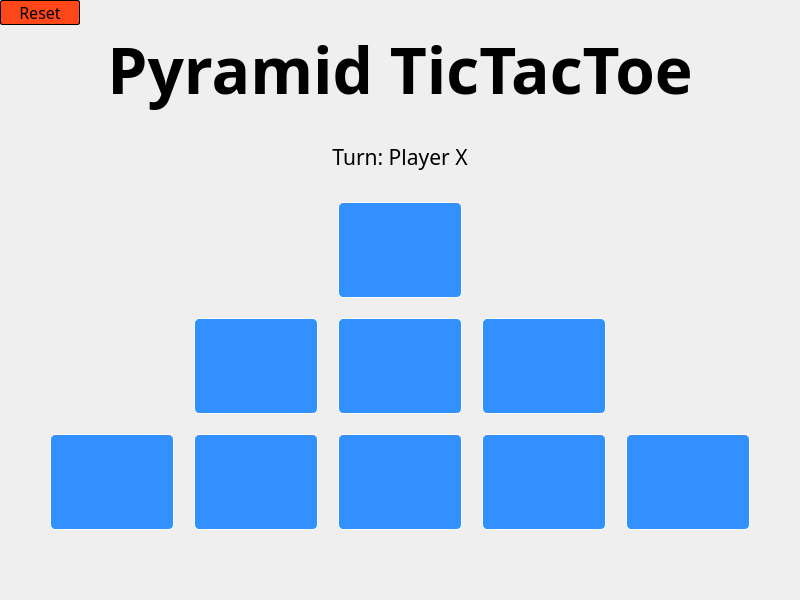
<?xml version="1.0" encoding="UTF-8"?>
<ui version="4.0">
 <class>Pyramid_XO</class>
 <widget class="QWidget" name="Pyramid_XO">
  <property name="geometry">
   <rect>
    <x>0</x>
    <y>0</y>
    <width>800</width>
    <height>600</height>
   </rect>
  </property>
  <property name="windowTitle">
   <string>Form</string>
  </property>
  <layout class="QVBoxLayout" name="verticalLayout">
   <property name="spacing">
    <number>0</number>
   </property>
   <property name="leftMargin">
    <number>0</number>
   </property>
   <property name="topMargin">
    <number>0</number>
   </property>
   <property name="rightMargin">
    <number>0</number>
   </property>
   <property name="bottomMargin">
    <number>0</number>
   </property>
   <item>
    <widget class="QPushButton" name="reset">
     <property name="sizePolicy">
      <sizepolicy hsizetype="Fixed" vsizetype="Fixed">
       <horstretch>0</horstretch>
       <verstretch>0</verstretch>
      </sizepolicy>
     </property>
     <property name="minimumSize">
      <size>
       <width>80</width>
       <height>24</height>
      </size>
     </property>
     <property name="font">
      <font>
       <family>Bahnschrift SemiLight SemiConde</family>
       <pointsize>12</pointsize>
      </font>
     </property>
     <property name="cursor">
      <cursorShape>PointingHandCursor</cursorShape>
     </property>
     <property name="styleSheet">
      <string notr="true">QPushButton {
	background-color: rgb(255, 71, 25);
	border: 0.5px solid rgb(0, 0, 0);
	border-radius: 2px;
}

QPushButton:hover {
	background-color: rgb(255, 101, 29);
}</string>
     </property>
     <property name="text">
      <string>Reset</string>
     </property>
    </widget>
   </item>
   <item>
    <widget class="QLabel" name="label">
     <property name="sizePolicy">
      <sizepolicy hsizetype="Preferred" vsizetype="Fixed">
       <horstretch>0</horstretch>
       <verstretch>0</verstretch>
      </sizepolicy>
     </property>
     <property name="font">
      <font>
       <family>Agency FB</family>
       <pointsize>48</pointsize>
       <bold>true</bold>
      </font>
     </property>
     <property name="text">
      <string>Pyramid TicTacToe</string>
     </property>
     <property name="alignment">
      <set>Qt::AlignCenter</set>
     </property>
    </widget>
   </item>
   <item>
    <widget class="QLabel" name="result">
     <property name="sizePolicy">
      <sizepolicy hsizetype="Preferred" vsizetype="Fixed">
       <horstretch>0</horstretch>
       <verstretch>0</verstretch>
      </sizepolicy>
     </property>
     <property name="font">
      <font>
       <family>Bahnschrift SemiLight SemiConde</family>
       <pointsize>16</pointsize>
       <bold>false</bold>
      </font>
     </property>
     <property name="text">
      <string/>
     </property>
     <property name="alignment">
      <set>Qt::AlignCenter</set>
     </property>
     <property name="margin">
      <number>10</number>
     </property>
    </widget>
   </item>
   <item>
    <widget class="QLabel" name="turn">
     <property name="sizePolicy">
      <sizepolicy hsizetype="Preferred" vsizetype="Fixed">
       <horstretch>0</horstretch>
       <verstretch>0</verstretch>
      </sizepolicy>
     </property>
     <property name="font">
      <font>
       <family>Bahnschrift SemiLight SemiConde</family>
       <pointsize>16</pointsize>
      </font>
     </property>
     <property name="text">
      <string>Turn: Player X</string>
     </property>
     <property name="alignment">
      <set>Qt::AlignCenter</set>
     </property>
     <property name="margin">
      <number>10</number>
     </property>
    </widget>
   </item>
   <item>
    <layout class="QGridLayout" name="gridLayout">
     <property name="leftMargin">
      <number>50</number>
     </property>
     <property name="topMargin">
      <number>30</number>
     </property>
     <property name="rightMargin">
      <number>50</number>
     </property>
     <property name="bottomMargin">
      <number>70</number>
     </property>
     <property name="spacing">
      <number>20</number>
     </property>
     <item row="2" column="3">
      <widget class="QPushButton" name="btn_grid23">
       <property name="sizePolicy">
        <sizepolicy hsizetype="Preferred" vsizetype="Preferred">
         <horstretch>0</horstretch>
         <verstretch>0</verstretch>
        </sizepolicy>
       </property>
       <property name="font">
        <font>
         <family>Segoe MDL2 Assets</family>
         <pointsize>36</pointsize>
        </font>
       </property>
       <property name="cursor">
        <cursorShape>PointingHandCursor</cursorShape>
       </property>
       <property name="styleSheet">
        <string notr="true">QPushButton {
	background-color: rgb(51, 145, 255);
	border: 1px solid rgb(255, 255, 255);
	border-radius: 5px;
}

QPushButton:hover {
	background-color: rgb(128, 187, 255);
}</string>
       </property>
       <property name="text">
        <string/>
       </property>
      </widget>
     </item>
     <item row="2" column="1">
      <widget class="QPushButton" name="btn_grid21">
       <property name="sizePolicy">
        <sizepolicy hsizetype="Preferred" vsizetype="Preferred">
         <horstretch>0</horstretch>
         <verstretch>0</verstretch>
        </sizepolicy>
       </property>
       <property name="font">
        <font>
         <family>Segoe MDL2 Assets</family>
         <pointsize>36</pointsize>
        </font>
       </property>
       <property name="cursor">
        <cursorShape>PointingHandCursor</cursorShape>
       </property>
       <property name="styleSheet">
        <string notr="true">QPushButton {
	background-color: rgb(51, 145, 255);
	border: 1px solid rgb(255, 255, 255);
	border-radius: 5px;
}

QPushButton:hover {
	background-color: rgb(128, 187, 255);
}</string>
       </property>
       <property name="text">
        <string/>
       </property>
      </widget>
     </item>
     <item row="0" column="2">
      <widget class="QPushButton" name="btn_grid00">
       <property name="sizePolicy">
        <sizepolicy hsizetype="Preferred" vsizetype="Preferred">
         <horstretch>0</horstretch>
         <verstretch>0</verstretch>
        </sizepolicy>
       </property>
       <property name="font">
        <font>
         <family>Segoe MDL2 Assets</family>
         <pointsize>36</pointsize>
        </font>
       </property>
       <property name="cursor">
        <cursorShape>PointingHandCursor</cursorShape>
       </property>
       <property name="styleSheet">
        <string notr="true">QPushButton {
	background-color: rgb(51, 145, 255);
	border: 1px solid rgb(255, 255, 255);
	border-radius: 5px;
}

QPushButton:hover {
	background-color: rgb(128, 187, 255);
}</string>
       </property>
       <property name="text">
        <string/>
       </property>
      </widget>
     </item>
     <item row="2" column="4">
      <widget class="QPushButton" name="btn_grid24">
       <property name="sizePolicy">
        <sizepolicy hsizetype="Preferred" vsizetype="Preferred">
         <horstretch>0</horstretch>
         <verstretch>0</verstretch>
        </sizepolicy>
       </property>
       <property name="font">
        <font>
         <family>Segoe MDL2 Assets</family>
         <pointsize>36</pointsize>
        </font>
       </property>
       <property name="cursor">
        <cursorShape>PointingHandCursor</cursorShape>
       </property>
       <property name="styleSheet">
        <string notr="true">QPushButton {
	background-color: rgb(51, 145, 255);
	border: 1px solid rgb(255, 255, 255);
	border-radius: 5px;
}

QPushButton:hover {
	background-color: rgb(128, 187, 255);
}</string>
       </property>
       <property name="text">
        <string/>
       </property>
      </widget>
     </item>
     <item row="1" column="1">
      <widget class="QPushButton" name="btn_grid10">
       <property name="sizePolicy">
        <sizepolicy hsizetype="Preferred" vsizetype="Preferred">
         <horstretch>0</horstretch>
         <verstretch>0</verstretch>
        </sizepolicy>
       </property>
       <property name="font">
        <font>
         <family>Segoe MDL2 Assets</family>
         <pointsize>36</pointsize>
        </font>
       </property>
       <property name="cursor">
        <cursorShape>PointingHandCursor</cursorShape>
       </property>
       <property name="styleSheet">
        <string notr="true">QPushButton {
	background-color: rgb(51, 145, 255);
	border: 1px solid rgb(255, 255, 255);
	border-radius: 5px;
}

QPushButton:hover {
	background-color: rgb(128, 187, 255);
}</string>
       </property>
       <property name="text">
        <string/>
       </property>
      </widget>
     </item>
     <item row="2" column="0">
      <widget class="QPushButton" name="btn_grid20">
       <property name="sizePolicy">
        <sizepolicy hsizetype="Preferred" vsizetype="Preferred">
         <horstretch>0</horstretch>
         <verstretch>0</verstretch>
        </sizepolicy>
       </property>
       <property name="font">
        <font>
         <family>Segoe MDL2 Assets</family>
         <pointsize>36</pointsize>
        </font>
       </property>
       <property name="cursor">
        <cursorShape>PointingHandCursor</cursorShape>
       </property>
       <property name="styleSheet">
        <string notr="true">QPushButton {
	background-color: rgb(51, 145, 255);
	border: 1px solid rgb(255, 255, 255);
	border-radius: 5px;
}

QPushButton:hover {
	background-color: rgb(128, 187, 255);
}</string>
       </property>
       <property name="text">
        <string/>
       </property>
      </widget>
     </item>
     <item row="1" column="3">
      <widget class="QPushButton" name="btn_grid12">
       <property name="sizePolicy">
        <sizepolicy hsizetype="Preferred" vsizetype="Preferred">
         <horstretch>0</horstretch>
         <verstretch>0</verstretch>
        </sizepolicy>
       </property>
       <property name="font">
        <font>
         <family>Segoe MDL2 Assets</family>
         <pointsize>36</pointsize>
        </font>
       </property>
       <property name="cursor">
        <cursorShape>PointingHandCursor</cursorShape>
       </property>
       <property name="styleSheet">
        <string notr="true">QPushButton {
	background-color: rgb(51, 145, 255);
	border: 1px solid rgb(255, 255, 255);
	border-radius: 5px;
}

QPushButton:hover {
	background-color: rgb(128, 187, 255);
}</string>
       </property>
       <property name="text">
        <string/>
       </property>
      </widget>
     </item>
     <item row="2" column="2">
      <widget class="QPushButton" name="btn_grid22">
       <property name="sizePolicy">
        <sizepolicy hsizetype="Preferred" vsizetype="Preferred">
         <horstretch>0</horstretch>
         <verstretch>0</verstretch>
        </sizepolicy>
       </property>
       <property name="font">
        <font>
         <family>Segoe MDL2 Assets</family>
         <pointsize>36</pointsize>
        </font>
       </property>
       <property name="cursor">
        <cursorShape>PointingHandCursor</cursorShape>
       </property>
       <property name="styleSheet">
        <string notr="true">QPushButton {
	background-color: rgb(51, 145, 255);
	border: 1px solid rgb(255, 255, 255);
	border-radius: 5px;
}

QPushButton:hover {
	background-color: rgb(128, 187, 255);
}</string>
       </property>
       <property name="text">
        <string/>
       </property>
      </widget>
     </item>
     <item row="1" column="2">
      <widget class="QPushButton" name="btn_grid11">
       <property name="sizePolicy">
        <sizepolicy hsizetype="Preferred" vsizetype="Preferred">
         <horstretch>0</horstretch>
         <verstretch>0</verstretch>
        </sizepolicy>
       </property>
       <property name="font">
        <font>
         <family>Segoe MDL2 Assets</family>
         <pointsize>36</pointsize>
        </font>
       </property>
       <property name="cursor">
        <cursorShape>PointingHandCursor</cursorShape>
       </property>
       <property name="styleSheet">
        <string notr="true">QPushButton {
	background-color: rgb(51, 145, 255);
	border: 1px solid rgb(255, 255, 255);
	border-radius: 5px;
}

QPushButton:hover {
	background-color: rgb(128, 187, 255);
}</string>
       </property>
       <property name="text">
        <string/>
       </property>
      </widget>
     </item>
    </layout>
   </item>
  </layout>
 </widget>
 <resources/>
 <connections/>
</ui>
